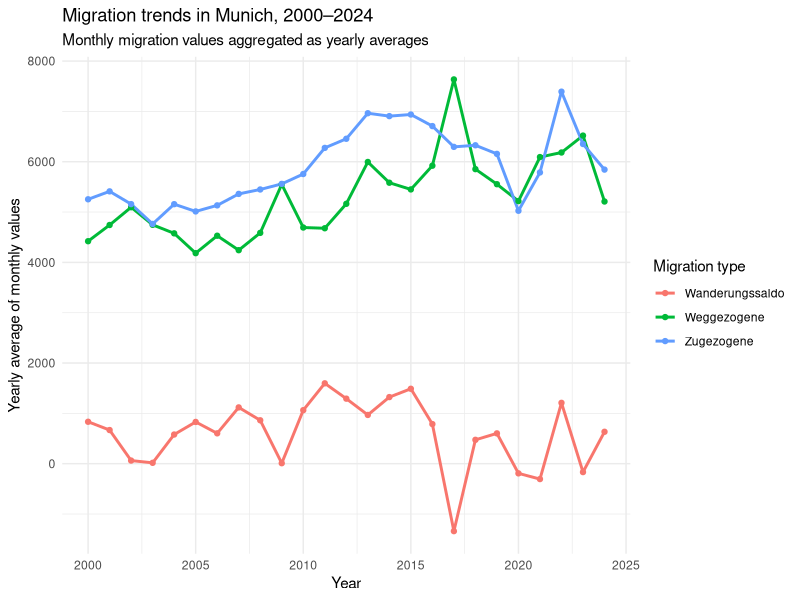
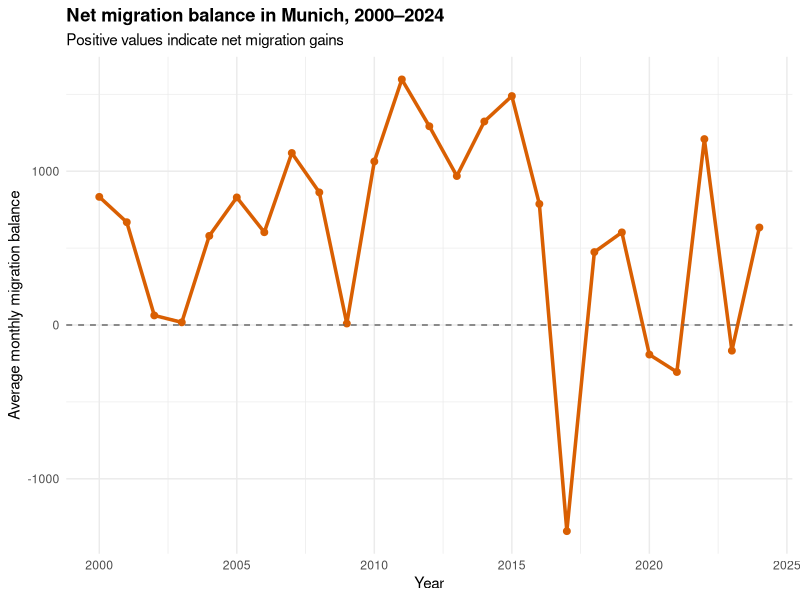
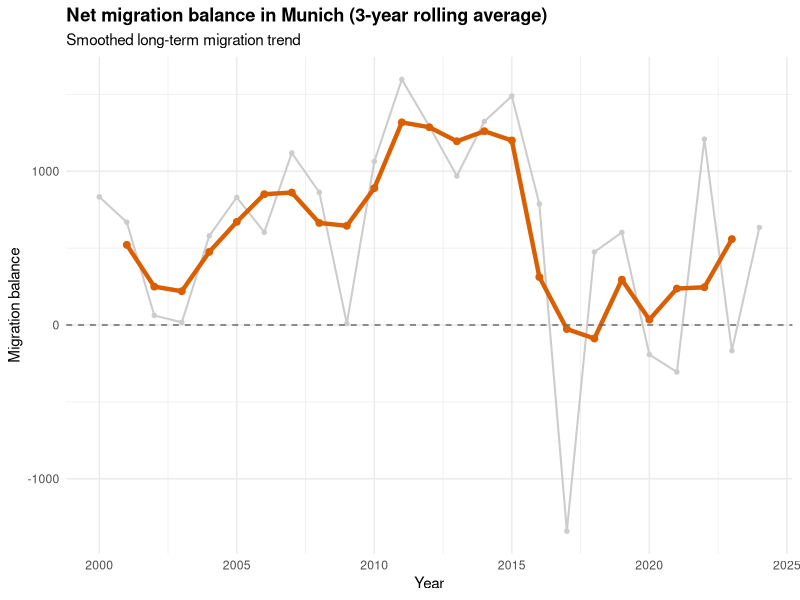
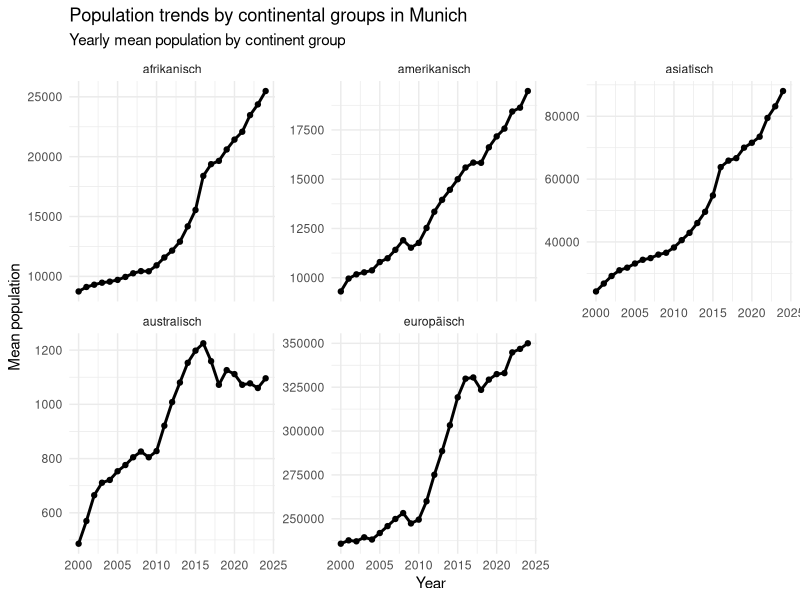
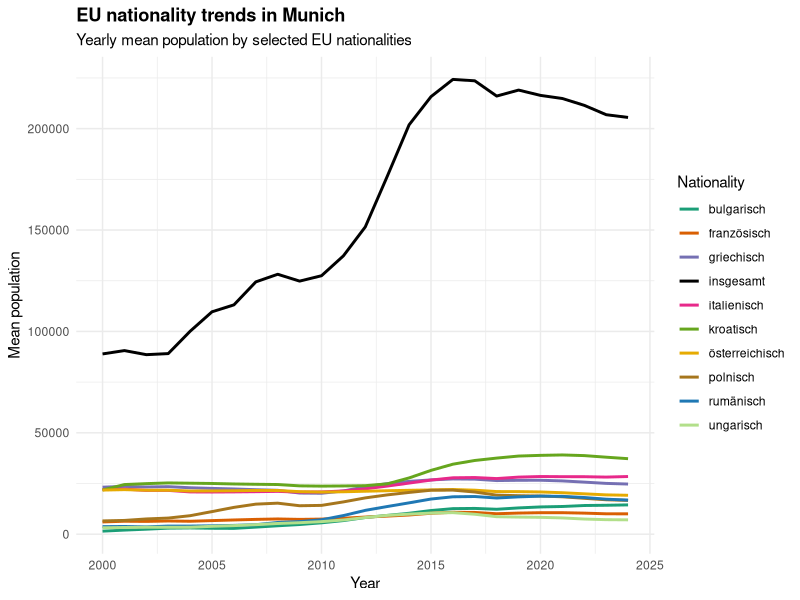
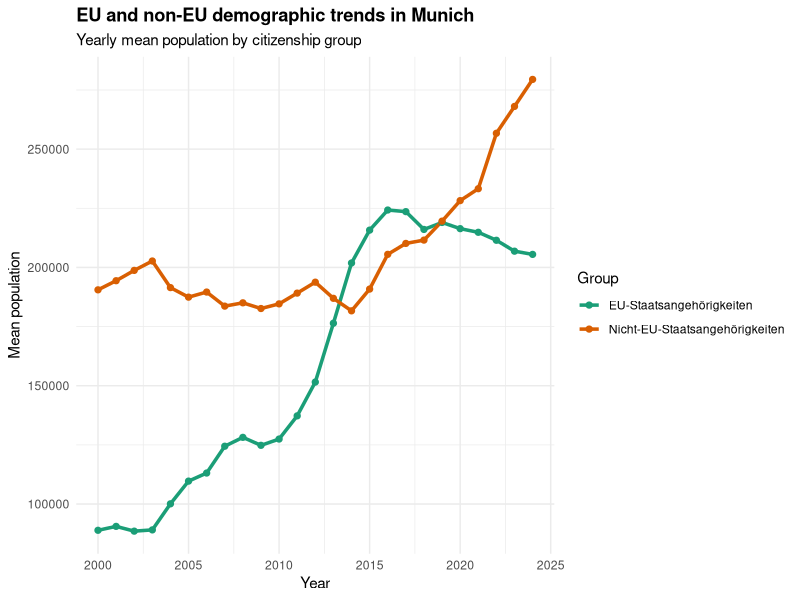
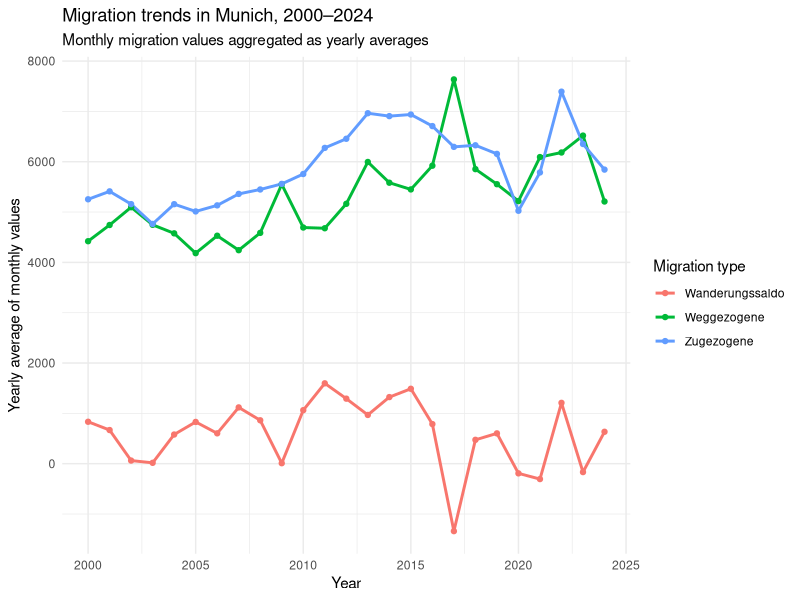
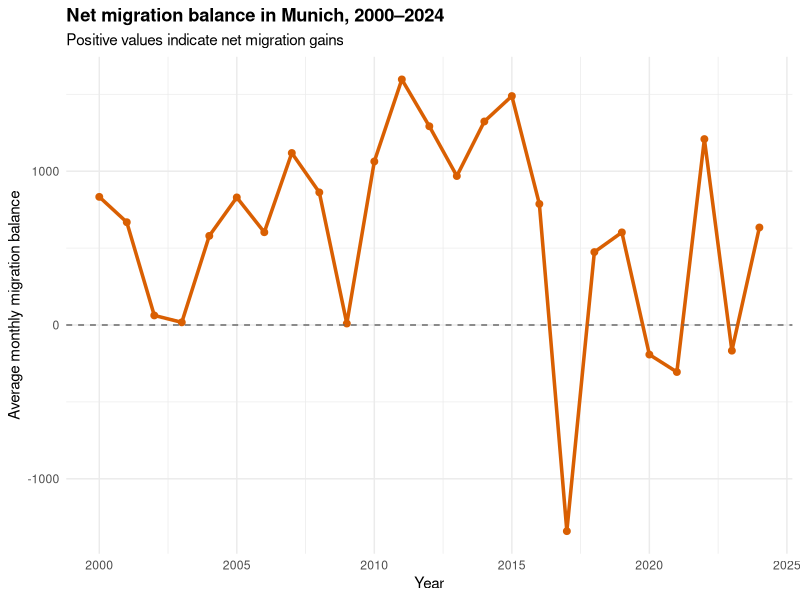

The R source for these figures, in order:
# Migration Analysis in Munich
# StatProg II Project

library(tidyverse)

# Load processed population dataset

population_data <- read_csv(
  "data/processed/population_data.csv"
)

# Explore migration-related categories

population_data %>%
  distinct(MONATSZAHL)

# Create migration dataset

migration_data <- population_data %>%
  filter(
    MONATSZAHL %in% c(
      "Zugezogene",
      "Weggezogene",
      "Wanderungssaldo"
    )
  )

# Aggregate monthly data into yearly means

migration_yearly <- migration_data %>%
  filter(year >= 2000, year <= 2024) %>%
  group_by(MONATSZAHL, year) %>%
  summarise(
    mean_value = mean(WERT, na.rm = TRUE),
    .groups = "drop"
  )

# Plot migration trends over time

migration_trend_plot <- migration_yearly %>%
  ggplot(
    aes(
      x = year,
      y = mean_value,
      color = MONATSZAHL
    )
  ) +
  geom_line(linewidth = 1) +
  geom_point(size = 1.5) +
  labs(
    title = "Migration trends in Munich, 2000–2024",
    subtitle = "Monthly migration values aggregated as yearly averages",
    x = "Year",
    y = "Yearly average of monthly values",
    color = "Migration type"
  ) +
  theme_minimal()

migration_trend_plot

# Save migration trend plot

ggsave(
  filename = "figures/migration_trend_plot.png",
  plot = migration_trend_plot,
  width = 9,
  height = 6,
  dpi = 300
)

# Migration balance analysis

migration_balance <- migration_yearly %>%
  filter(
    MONATSZAHL == "Wanderungssaldo"
  )

# Migration balance plot

migration_balance_plot <- migration_balance %>%
  ggplot(
    aes(
      x = year,
      y = mean_value
    )
  ) +
  geom_line(
    linewidth = 1.2,
    color = "#d95f02"
  ) +
  geom_point(
    size = 2,
    color = "#d95f02"
  ) +
  geom_hline(
    yintercept = 0,
    linetype = "dashed",
    color = "gray40"
  ) +
  labs(
    title = "Net migration balance in Munich, 2000–2024",
    subtitle = "Positive values indicate net migration gains",
    x = "Year",
    y = "Average monthly migration balance"
  ) +
  theme_minimal() +
  theme(
    plot.title = element_text(face = "bold")
  )

migration_balance_plot

# Save migration balance plot

ggsave(
  filename = "figures/migration_balance_plot.png",
  plot = migration_balance_plot,
  width = 9,
  height = 6,
  dpi = 300
)

# 3-year rolling average for migration balance

library(zoo)

migration_balance_rolling <- migration_balance %>%
  arrange(year) %>%
  mutate(
    rolling_avg = zoo::rollmean(
      mean_value,
      k = 3,
      fill = NA,
      align = "center"
    )
  )

migration_balance_rolling_plot <- migration_balance_rolling %>%
  ggplot(aes(x = year)) +
  
  # Original yearly values
  geom_line(
    aes(y = mean_value),
    color = "gray80",
    linewidth = 0.7
  ) +
  
  geom_point(
    aes(y = mean_value),
    color = "gray80",
    size = 1.2
  ) +
  
  # Rolling average
  geom_line(
    aes(y = rolling_avg),
    color = "#d95f02",
    linewidth = 1.5
  ) +
  
  geom_point(
    aes(y = rolling_avg),
    color = "#d95f02",
    size = 2
  ) +
  
  geom_hline(
    yintercept = 0,
    linetype = "dashed",
    color = "gray40"
  ) +
  
  labs(
    title = "Net migration balance in Munich (3-year rolling average)",
    subtitle = "Smoothed long-term migration trend",
    x = "Year",
    y = "Migration balance"
  ) +
  
  theme_minimal() +
  
  theme(
    plot.title = element_text(face = "bold")
  )

migration_balance_rolling_plot

# Save rolling average plot

ggsave(
  filename = "figures/migration_balance_rolling_plot.png",
  plot = migration_balance_rolling_plot,
  width = 9,
  height = 6,
  dpi = 300
)

# Explore continental groups

continent_groups <- population_data %>%
  filter(
    MONATSZAHL == "Kontinente"
  ) %>%
  distinct(AUSPRAEGUNG)

continent_groups

# Create continent dataset

continent_data <- population_data %>%
  filter(
    MONATSZAHL == "Kontinente"
  )

# Aggregate continent data yearly

continent_yearly <- continent_data %>%
  filter(year >= 2000, year <= 2024) %>%
  group_by(AUSPRAEGUNG, year) %>%
  summarise(
    mean_population = mean(WERT, na.rm = TRUE),
    .groups = "drop"
  )

# Faceted continent trend plot

continent_facet_plot <- continent_yearly %>%
  ggplot(
    aes(
      x = year,
      y = mean_population
    )
  ) +
  geom_line(linewidth = 1) +
  geom_point(size = 1.5) +
  facet_wrap(
    ~ AUSPRAEGUNG,
    scales = "free_y"
  ) +
  labs(
    title = "Population trends by continental groups in Munich",
    subtitle = "Yearly mean population by continent group",
    x = "Year",
    y = "Mean population"
  ) +
  theme_minimal()

continent_facet_plot

# Save continent plot

ggsave(
  filename = "figures/continent_facet_plot.png",
  plot = continent_facet_plot,
  width = 10,
  height = 8,
  dpi = 300
)

# Explore EU nationality groups

eu_groups <- population_data %>%
  filter(
    MONATSZAHL == "EU-Staatsangehörigkeiten"
  ) %>%
  distinct(AUSPRAEGUNG)

eu_groups

# Create EU dataset

eu_data <- population_data %>%
  filter(
    MONATSZAHL == "EU-Staatsangehörigkeiten"
  )

# Aggregate EU data yearly

eu_yearly <- eu_data %>%
  filter(year >= 2000, year <= 2024) %>%
  group_by(AUSPRAEGUNG, year) %>%
  summarise(
    mean_population = mean(WERT, na.rm = TRUE),
    .groups = "drop"
  )

# EU nationality trend plot

eu_trend_plot <- eu_yearly %>%
  ggplot(
    aes(
      x = year,
      y = mean_population,
      color = AUSPRAEGUNG
    )
  ) +
  geom_line(linewidth = 1) +
  labs(
    title = "EU nationality trends in Munich",
    subtitle = "Yearly mean population by selected EU nationalities",
    x = "Year",
    y = "Mean population",
    color = "Nationality"
  ) +
  scale_color_manual(
    values = c(
      "bulgarisch" = "#1b9e77",
      "französisch" = "#d95f02",
      "griechisch" = "#7570b3",
      "insgesamt" = "#000000",
      "italienisch" = "#e7298a",
      "kroatisch" = "#66a61e",
      "österreichisch" = "#e6ab02",
      "polnisch" = "#a6761d",
      "rumänisch" = "#1f78b4",
      "ungarisch" = "#b2df8a"
    )
  ) +
  theme_minimal() +
  theme(
    plot.title = element_text(face = "bold"),
    legend.position = "right"
  )

eu_trend_plot

# Save EU trend plot

ggsave(
  filename = "figures/eu_trend_plot.png",
  plot = eu_trend_plot,
  width = 10,
  height = 6,
  dpi = 300
)

# EU vs non-EU demographic trends

eu_non_eu_data <- population_data %>%
  filter(
    MONATSZAHL %in% c(
      "EU-Staatsangehörigkeiten",
      "Nicht-EU-Staatsangehörigkeiten"
    )
  ) %>%
  filter(AUSPRAEGUNG == "insgesamt")

# Aggregate yearly values

eu_non_eu_yearly <- eu_non_eu_data %>%
  filter(year >= 2000, year <= 2024) %>%
  group_by(MONATSZAHL, year) %>%
  summarise(
    mean_population = mean(WERT, na.rm = TRUE),
    .groups = "drop"
  )

# Plot EU vs non-EU trends

eu_non_eu_plot <- eu_non_eu_yearly %>%
  ggplot(
    aes(
      x = year,
      y = mean_population,
      color = MONATSZAHL
    )
  ) +
  geom_line(linewidth = 1.2) +
  geom_point(size = 1.8) +
  scale_color_manual(
    values = c(
      "EU-Staatsangehörigkeiten" = "#1b9e77",
      "Nicht-EU-Staatsangehörigkeiten" = "#d95f02"
    )
  ) +
  labs(
    title = "EU and non-EU demographic trends in Munich",
    subtitle = "Yearly mean population by citizenship group",
    x = "Year",
    y = "Mean population",
    color = "Group"
  ) +
  theme_minimal() +
  theme(
    plot.title = element_text(face = "bold"),
    legend.position = "right"
  )

eu_non_eu_plot

# Save plot

ggsave(
  filename = "figures/eu_non_eu_plot.png",
  plot = eu_non_eu_plot,
  width = 9,
  height = 6,
  dpi = 300
)

# Export processed migration tables

write_csv(
  migration_yearly,
  "data/processed/migration_yearly.csv"
)

write_csv(
  continent_yearly,
  "data/processed/continent_yearly.csv"
)

write_csv(
  eu_yearly,
  "data/processed/eu_yearly.csv"
)

write_csv(
  eu_non_eu_yearly,
  "data/processed/eu_non_eu_yearly.csv"
)
